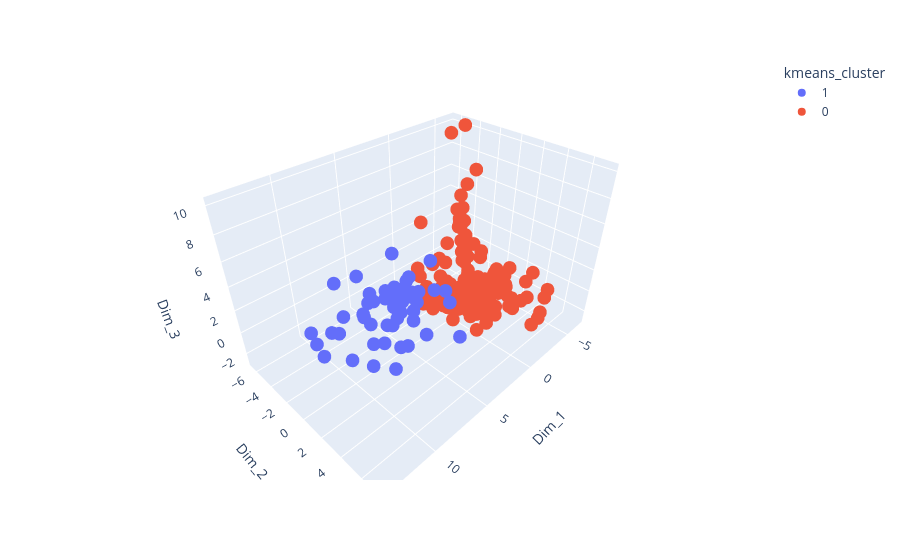

Notebook source saved alongside this figure:
### Markdown cell above
Looks like the biggest jump is at 2 clustrers but it doesnt seem that k++ captures clear clustering structure. Can try with kernel? --> spectral clustering, from scikit learn documentation: "In practice Spectral Clustering is very useful when the structure of the individual clusters is highly non-convex, or more generally when a measure of the center and spread of the cluster is not a suitable description of the complete cluster, such as when clusters are nested circles on the 2D plane."

### Code cell
kmeans_tuned = KMeans(n_clusters = 2, init = 'k-means++', n_init = 10, random_state=rs).fit(low_dim_df)
kmeans_cluster_labels = kmeans_tuned.labels_

plot_df["kmeans_cluster"] = kmeans_cluster_labels.astype(str)

fig = px.scatter_3d(
    plot_df,
    x="Dim_1",
    y="Dim_2",
    z="Dim_3",
    color="kmeans_cluster",
    hover_data=plot_df.columns)

fig.show()

ct = pd.crosstab(kmeans_cluster_labels, labels_df)
print(ct)

### Figure 1 — Plotly figure (JSON) as saved in the notebook; plotly's stock layout.template omitted (floating-point values rounded to 4 significant figures; data arrays with more than 128 entries replaced by an {"elided": "..."} marker saying what was removed)
{"data": [{"customdata": {"elided": "53x18 mixed values"}, "hovertemplate": "kmeans_cluster=%{customdata[17]}<br>Dim_1=%{x}<br>Dim_2=%{y}<br>Dim_3=%{z}<br>Dim_4=%{customdata[0]}<br>Dim_5=%{customdata[1]}<br>Dim_6=%{customdata[2]}<br>Dim_7=%{customdata[3]}<br>Dim_8=%{customdata[4]}<br>Dim_9=%{customdata[5]}<br>Dim_10=%{customdata[6]}<br>Dim_11=%{customdata[7]}<br>Dim_12=%{customdata[8]}<br>Dim_13=%{customdata[9]}<br>Dim_14=%{customdata[10]}<br>Dim_15=%{customdata[11]}<br>Dim_16=%{customdata[12]}<br>Dim_17=%{customdata[13]}<br>Dim_18=%{customdata[14]}<br>hc_comp_cluster=%{customdata[15]}<br>hc_avg_cluster=%{customdata[16]}<extra></extra>", "legendgroup": "1", "marker": {"color": "#636efa", "symbol": "circle"}, "mode": "markers", "name": "1", "scene": "scene", "showlegend": true, "type": "scatter3d", "x": [2.408, 6.106, 4.511, 2.621, 7.365, 3.618, 2.57, 9.077, 5.605, 3.211, 6.619, 3.628, 4.578, 3.148, 5.465, 6.069, 3.12, 2.317, 3.751, 8.203, 4.148, 2.125, 1.861, 4.104, 3.424, 4.278, 11.03, 10.11, 6.762, 4.633, 6.577, 9.35, 6.069, 10.38, 8.281, 9.704, 13.74, 10.53, 10.21, 13.73, 6.722, 3.425, 2.469, 3.883, 4.207, 2.75, 6.362, 5.685, 3.362, 6.967, 3.346, 1.849, 1.885], "y": [-2.484, -0.07367, -5.163, -3.377, 2.639, -4.015, 1.523, -2.006, -3.431, -0.7711, -2.983, -2.716, -1.25, -1.98, 1.201, -0.006237, 0.5184, -2.567, 0.8038, -4.06, -3.302, -3.633, -2.424, -4.955, -0.9351, -2.207, 3.563, 1.377, -2.031, -1.046, 1.041, -3.332, -0.3596, -4.465, 0.1411, -1.815, 2.781, 0.6641, 4.634, 2.177, 1.487, 2.725, -2.073, -2.336, -1.604, -4.015, -3.417, -1.432, -2.803, -0.2941, 3.728, -0.2681, -1.95], "z": [0.9756, 2.776, -1.943, -1.85, 0.508, -1.327, 1.898, 1.251, 0.5877, -0.09181, -0.8642, -1.205, 0.107, 1.258, 0.669, 3.276, 4.288, -1.045, -2.013, 2.576, 0.134, -2.276, -1.181, -1.879, -0.9121, 4.158, 1.97, 6.973, -0.8827, -0.408, -1.24, -0.9014, -0.3793, -0.9977, -0.3948, 0.2295, 4.113, 0.01603, 1.908, 4.617, 4.253, 2.013, -0.2592, -2.227, 0.9489, -2.722, -0.9655, -1.264, -1.674, -1.486, -0.5815, 0.6095, -0.4468]}, {"customdata": {"elided": "184x18 mixed values"}, "hovertemplate": "kmeans_cluster=%{customdata[17]}<br>Dim_1=%{x}<br>Dim_2=%{y}<br>Dim_3=%{z}<br>Dim_4=%{customdata[0]}<br>Dim_5=%{customdata[1]}<br>Dim_6=%{customdata[2]}<br>Dim_7=%{customdata[3]}<br>Dim_8=%{customdata[4]}<br>Dim_9=%{customdata[5]}<br>Dim_10=%{customdata[6]}<br>Dim_11=%{customdata[7]}<br>Dim_12=%{customdata[8]}<br>Dim_13=%{customdata[9]}<br>Dim_14=%{customdata[10]}<br>Dim_15=%{customdata[11]}<br>Dim_16=%{customdata[12]}<br>Dim_17=%{customdata[13]}<br>Dim_18=%{customdata[14]}<br>hc_comp_cluster=%{customdata[15]}<br>hc_avg_cluster=%{customdata[16]}<extra></extra>", "legendgroup": "0", "marker": {"color": "#EF553B", "symbol": "circle"}, "mode": "markers", "name": "0", "scene": "scene", "showlegend": true, "type": "scatter3d", "x": {"elided": "184 float values"}, "y": {"elided": "184 float values"}, "z": {"elided": "184 float values"}}], "layout": {"legend": {"title": {"text": "kmeans_cluster"}, "tracegroupgap": 0}, "margin": {"t": 60}, "scene": {"domain": {"x": [0, 1], "y": [0, 1]}, "xaxis": {"title": {"text": "Dim_1"}}, "yaxis": {"title": {"text": "Dim_2"}}, "zaxis": {"title": {"text": "Dim_3"}}}}}
